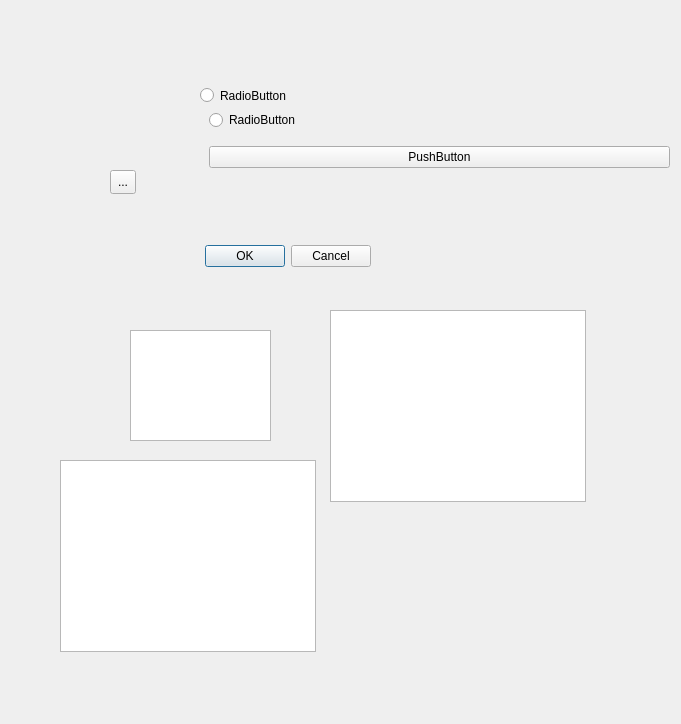
<?xml version="1.0" encoding="UTF-8"?>
<ui version="4.0">
 <class>Dialog</class>
 <widget class="QDialog" name="Dialog">
  <property name="geometry">
   <rect>
    <x>0</x>
    <y>0</y>
    <width>681</width>
    <height>724</height>
   </rect>
  </property>
  <property name="windowTitle">
   <string>Dialog</string>
  </property>
  <widget class="QDialogButtonBox" name="buttonBox">
   <property name="geometry">
    <rect>
     <x>30</x>
     <y>240</y>
     <width>341</width>
     <height>32</height>
    </rect>
   </property>
   <property name="orientation">
    <enum>Qt::Horizontal</enum>
   </property>
   <property name="standardButtons">
    <set>QDialogButtonBox::Cancel|QDialogButtonBox::Ok</set>
   </property>
  </widget>
  <widget class="QToolButton" name="toolButton">
   <property name="geometry">
    <rect>
     <x>110</x>
     <y>170</y>
     <width>26</width>
     <height>24</height>
    </rect>
   </property>
   <property name="text">
    <string>...</string>
   </property>
  </widget>
  <widget class="QRadioButton" name="radioButton">
   <property name="geometry">
    <rect>
     <x>200</x>
     <y>60</y>
     <width>112</width>
     <height>71</height>
    </rect>
   </property>
   <property name="text">
    <string>RadioButton</string>
   </property>
  </widget>
  <widget class="QListView" name="listView">
   <property name="geometry">
    <rect>
     <x>130</x>
     <y>330</y>
     <width>141</width>
     <height>111</height>
    </rect>
   </property>
  </widget>
  <widget class="QTableView" name="tableView">
   <property name="geometry">
    <rect>
     <x>330</x>
     <y>310</y>
     <width>256</width>
     <height>192</height>
    </rect>
   </property>
  </widget>
  <widget class="QColumnView" name="columnView">
   <property name="geometry">
    <rect>
     <x>60</x>
     <y>460</y>
     <width>256</width>
     <height>192</height>
    </rect>
   </property>
  </widget>
  <widget class="QWidget" name="gridLayoutWidget">
   <property name="geometry">
    <rect>
     <x>209</x>
     <y>100</y>
     <width>461</width>
     <height>80</height>
    </rect>
   </property>
   <layout class="QGridLayout" name="gridLayout">
    <item row="0" column="0">
     <widget class="QRadioButton" name="radioButton_2">
      <property name="enabled">
       <bool>true</bool>
      </property>
      <property name="autoFillBackground">
       <bool>false</bool>
      </property>
      <property name="text">
       <string>RadioButton</string>
      </property>
     </widget>
    </item>
    <item row="1" column="0">
     <widget class="QPushButton" name="pushButton">
      <property name="text">
       <string>PushButton</string>
      </property>
     </widget>
    </item>
   </layout>
  </widget>
 </widget>
 <resources/>
 <connections>
  <connection>
   <sender>buttonBox</sender>
   <signal>accepted()</signal>
   <receiver>Dialog</receiver>
   <slot>accept()</slot>
   <hints>
    <hint type="sourcelabel">
     <x>248</x>
     <y>254</y>
    </hint>
    <hint type="destinationlabel">
     <x>157</x>
     <y>274</y>
    </hint>
   </hints>
  </connection>
  <connection>
   <sender>buttonBox</sender>
   <signal>rejected()</signal>
   <receiver>Dialog</receiver>
   <slot>reject()</slot>
   <hints>
    <hint type="sourcelabel">
     <x>316</x>
     <y>260</y>
    </hint>
    <hint type="destinationlabel">
     <x>286</x>
     <y>274</y>
    </hint>
   </hints>
  </connection>
 </connections>
</ui>
